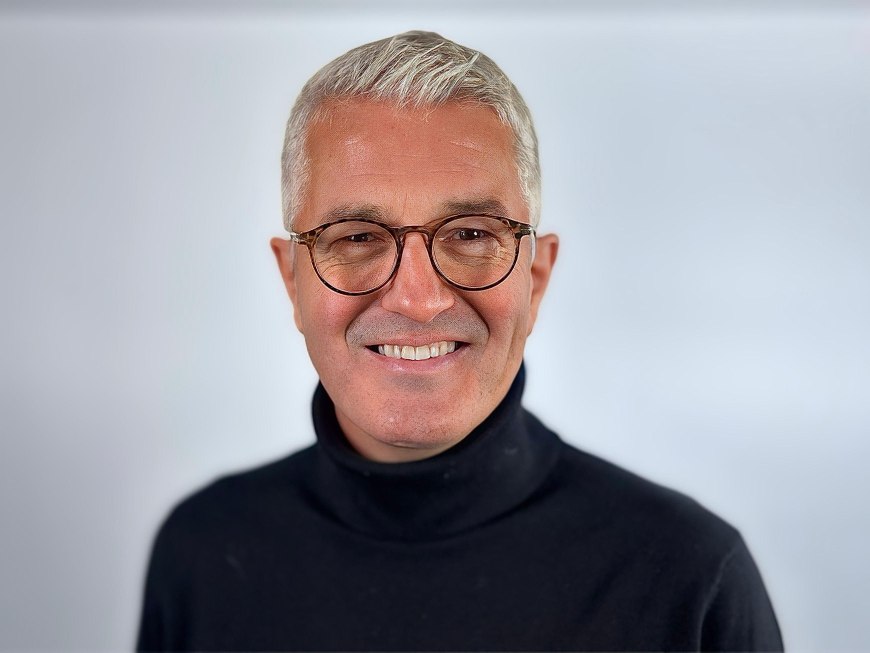
#> input picture assets-src/reference-photo.jpg, 3480 x 2610 px, found by its file name (shown at 1/4 size)
$ python segment.py
#> lines starting #> are read from the running program, lines starting #| are printed output that depends on the picture; after the words box and inside, x2 and y2 are one past the last pixel; in counts of white or black regions, pixels touching at a corner belong together
"""Step 1 of the local photo->bust reconstruction: person mask via GrabCut. Output: work/mask.png (2000x1500 scale)."""
import cv2, numpy as np, sys, os
os.makedirs('work', exist_ok=True)
img = cv2.imread('assets-src/reference-photo.jpg'); img = cv2.resize(img, (2000, 1500), interpolation=cv2.INTER_AREA)
#> further down, img is the input picture: shape (2610, 3480, 3); mean B, G, R 160.8, 154.2, 156.8
small = cv2.resize(img, (1000, 750), interpolation=cv2.INTER_AREA)
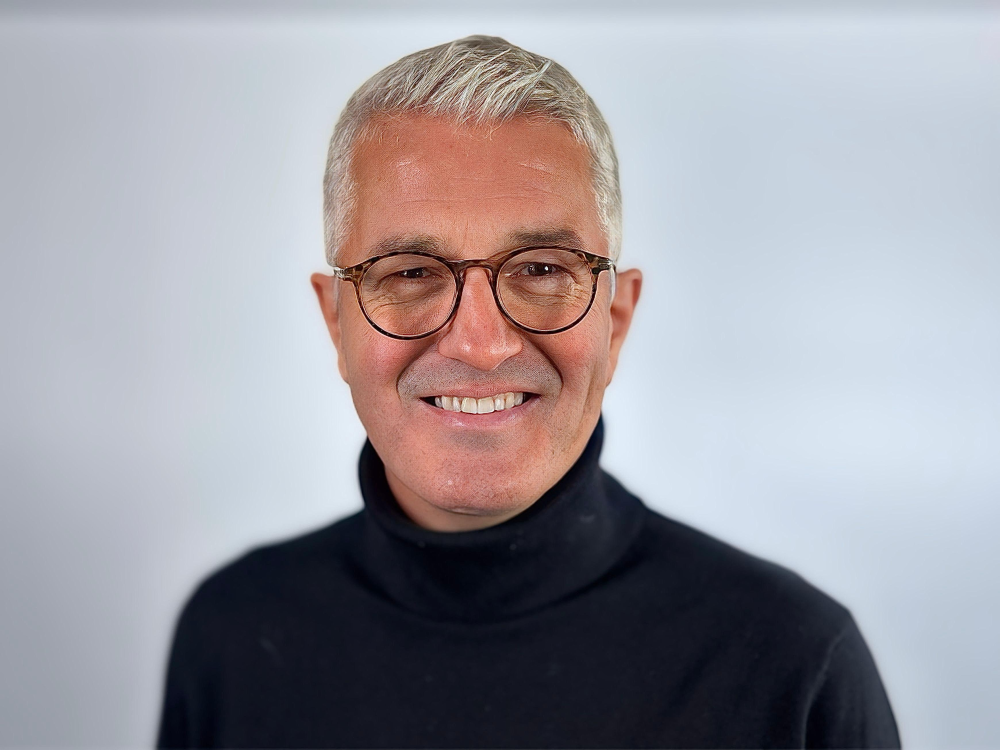
#> small: shape (750, 1000, 3); mean B, G, R 160.9, 154.3, 156.9
mask = np.full(small.shape[:2], cv2.GC_PR_BGD, np.uint8)
# priors measured on the photo (1000x750 scale): sure background on the far left/right/top corners, sure person in the core
mask[:450, :250] = cv2.GC_BGD; mask[:450, 760:] = cv2.GC_BGD; mask[:, :120] = cv2.GC_BGD; mask[:, 930:] = cv2.GC_BGD; mask[:25] = cv2.GC_BGD
mask[120:700, 360:640] = cv2.GC_PR_FGD
mask[200:420, 400:600] = cv2.GC_FGD          # face + glasses
mask[140:260, 565:612] = cv2.GC_FGD; mask[140:260, 335:420] = cv2.GC_FGD   # hair on both sides
mask[600:750, 220:900] = cv2.GC_PR_FGD; mask[700:750, 330:860] = cv2.GC_FGD   # sweater / shoulders
bg = np.zeros((1, 65)); fg = np.zeros((1, 65))
cv2.grabCut(small, mask, None, bg, fg, 8, cv2.GC_INIT_WITH_MASK)
m = ((mask == cv2.GC_FGD) | (mask == cv2.GC_PR_FGD)).astype(np.uint8) * 255
m = cv2.morphologyEx(m, cv2.MORPH_OPEN, np.ones((5, 5), np.uint8)); m = cv2.morphologyEx(m, cv2.MORPH_CLOSE, np.ones((15, 15), np.uint8))
n, lab, st, _ = cv2.connectedComponentsWithStats(m); k = 1 + np.argmax(st[1:, cv2.CC_STAT_AREA]); m = (lab == k).astype(np.uint8) * 255
# fill holes
ff = m.copy(); h, w = ff.shape; cv2.floodFill(ff, np.zeros((h + 2, w + 2), np.uint8), (0, 0), 255); m = m | cv2.bitwise_not(ff)
m = cv2.resize(m, (2000, 1500), interpolation=cv2.INTER_LINEAR); m = (m > 127).astype(np.uint8) * 255
cv2.imwrite('work/mask.png', m)
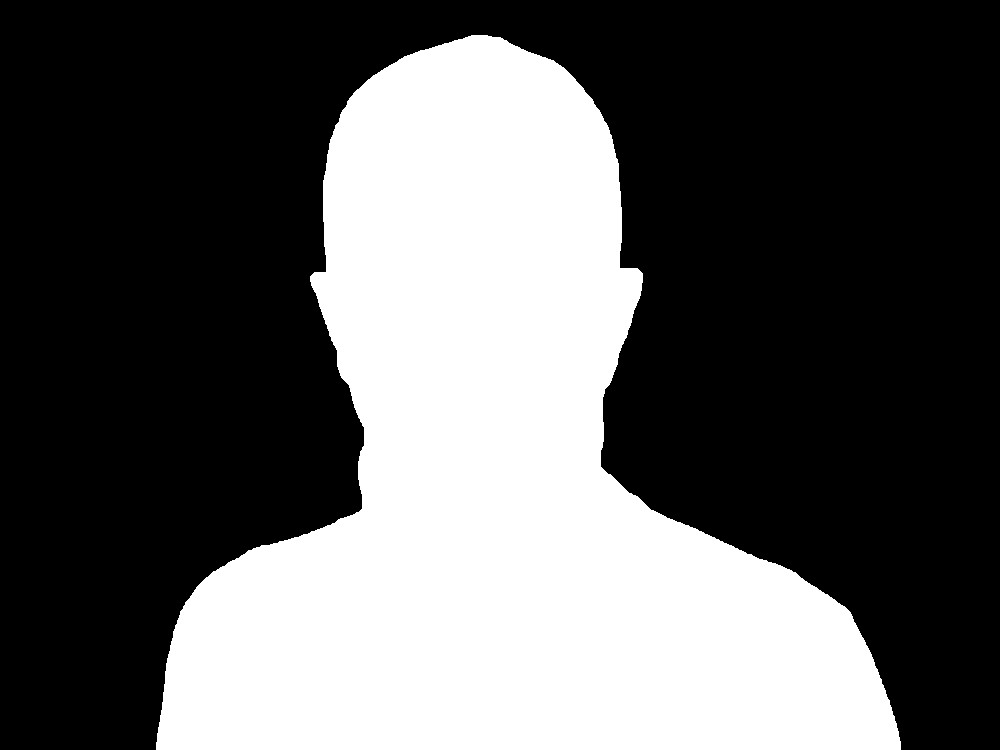
#> saved as mask.png: shape (1500, 2000) (shown at 1/2 size); 36.9% white; 1 white region, box (x1, y1, x2, y2) and area: (312, 70, 1802, 1500) 1106476
ov = img.copy(); ov[m == 0] = (ov[m == 0] * 0.25).astype(np.uint8); cv2.imwrite('work/mask_overlay.jpg', cv2.resize(ov, (1000, 750)))
#> after `ov[m == 0] = (ov[m == 0] * 0.25).astype(np.uint8)`:
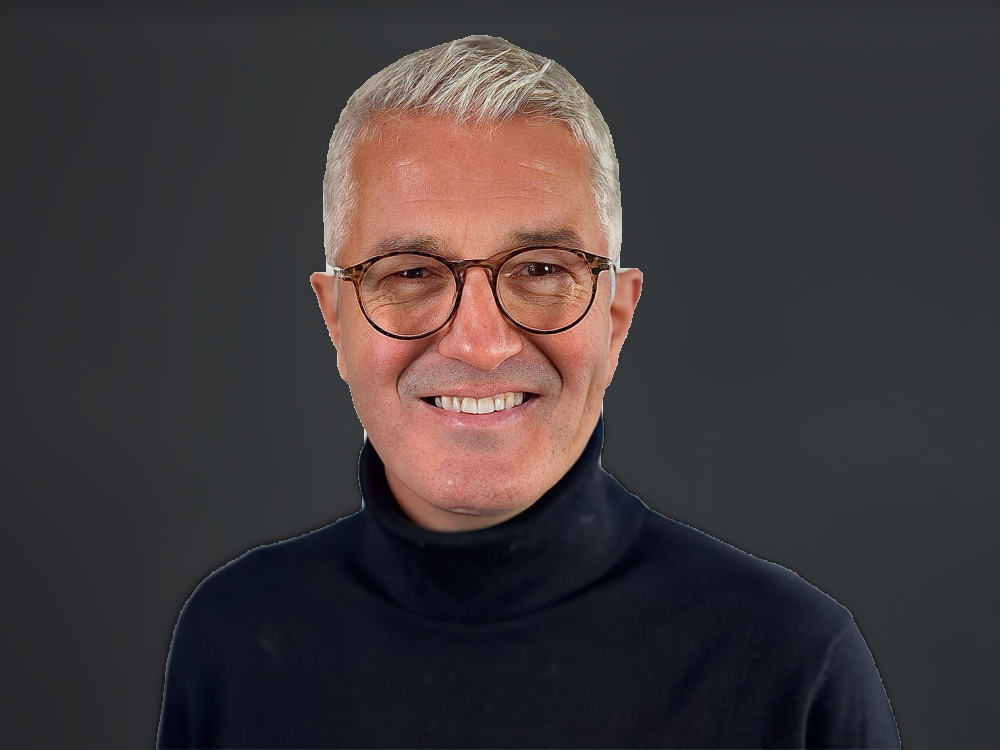
#> ov: shape (1500, 2000, 3) (shown at 1/2 size); mean B, G, R 57.9, 56.5, 63.2
#> after `ov = img.copy()`:
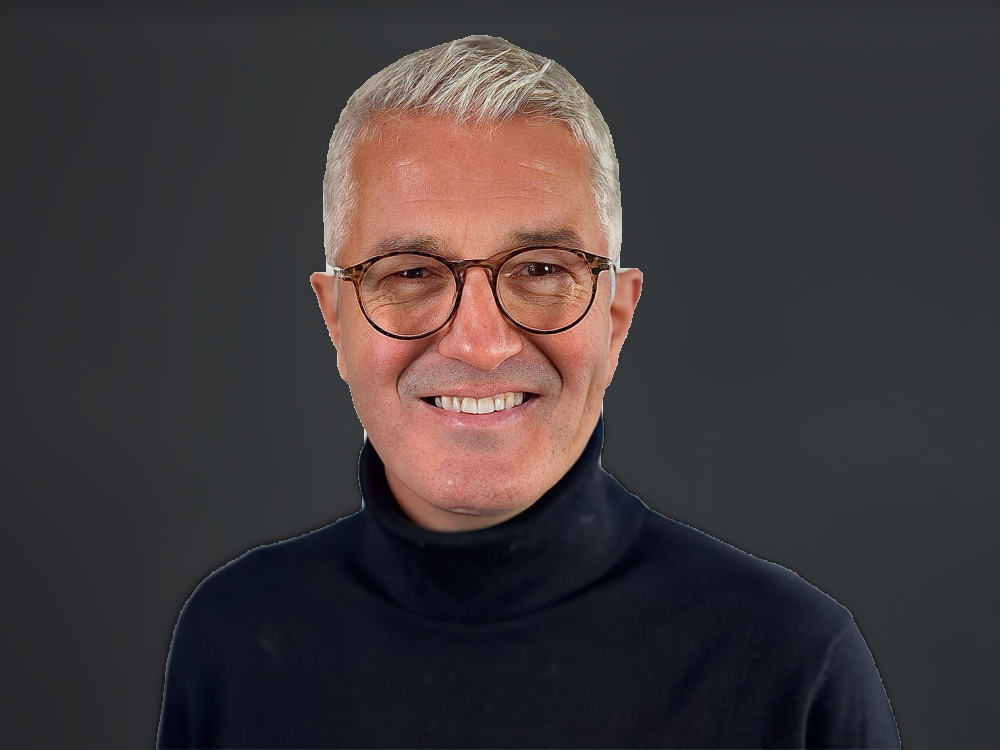
#> saved as mask_overlay.jpg: shape (750, 1000, 3); mean B, G, R 58, 56.5, 63.2
print('mask px', int((m > 0).sum()))
